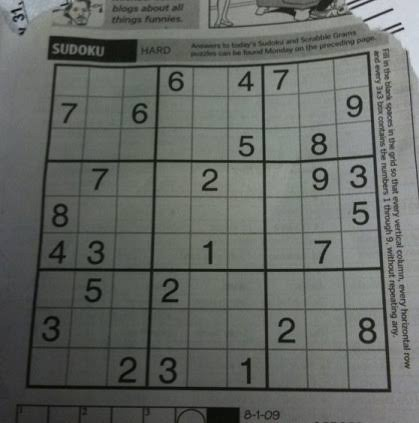
#> input picture ImageProcessing/sudoku.jfif, 419 x 423 px
$ python 7.CannyEdgeDetection.py
#> lines starting #> are read from the running program, lines starting #| are printed output that depends on the picture
import cv2 as c

img = c.imread("sudoku.jfif",0)
#> img: shape (423, 419); min 2, max 218, mean 101.8

#_________CANNY EDGE DETECTION
#1) Gaussian filter to remove noise
#2) Sobelx and Sobel y
#3) suppresses unwanted edges
#4) Hysteresis thresholding
#Canny(img, threshold1, threshold2, apareture size)
canny = c.Canny(img,100,20)
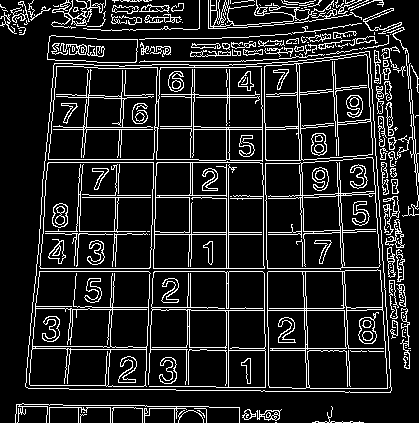
#> canny: shape (423, 419); 13.3% white in thin lines or dots
c.imshow("canny",canny)

c.waitKey(0)
c.destroyAllWindows()
